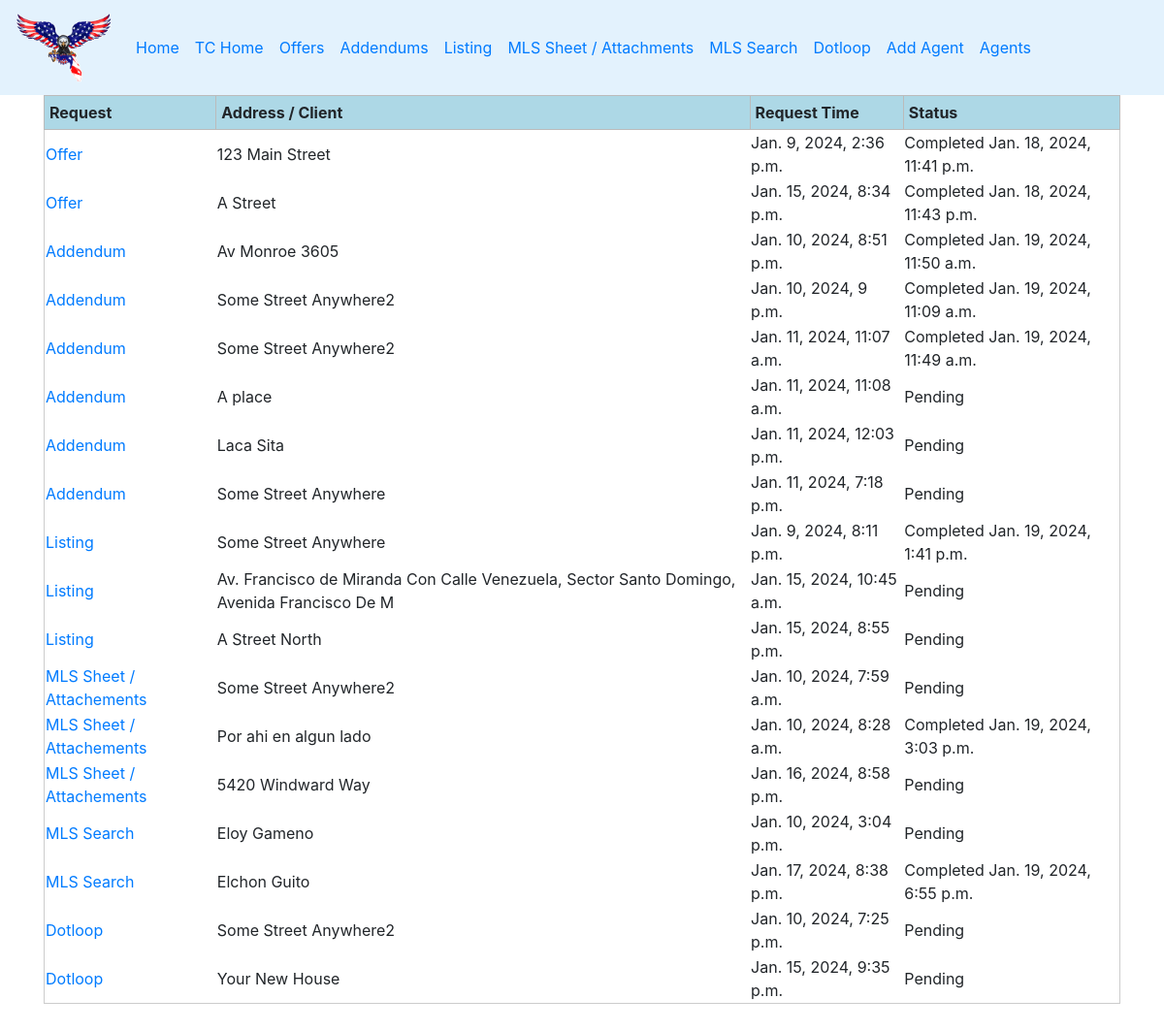
The app's page /Team/agents/1/requested/ (signed in) with its own data.
### Tickets/models.py (models this page shows, shortened)
class CreateOffer(models.Model):
	agent = models.ForeignKey(TeamMembers, on_delete = models.DO_NOTHING, verbose_name = "Agent")
	address = models.CharField(max_length = 100, blank = True, null = True, verbose_name = "Property address for contract")
	buyer_name = models.CharField(max_length = 200, blank = True, null = True, verbose_name = "Buyers’ legal first and last names")
	buyer_email = models.CharField(max_length = 100, blank = True, null = True, verbose_name = "Buyers’ email addresses")
	offer_amount = MoneyField(max_digits = 20, decimal_places = 2, currency_choices=[("USD","US Dollar"),], default_currency = "USD", blank = True, null=True,
	 verbose_name = "Offer Amount")
	escrow_amount = MoneyField(max_digits = 10, decimal_places = 2, currency_choices=[("USD","US Dollar")],blank = True, null=True,
		verbose_name='Escrow Amount')
	financing = models.CharField(max_length = 20, choices = [("Cash","Cash"), ("Conventional","Conventional"),
		("FHA","FHA"), ("VA","VA"), ("Other","Other")], blank = True, null=True, verbose_name = "Fiancing")
	loan_time = models.IntegerField(blank = True, null=True,verbose_name='Period for the loan approval')
	closing = models.DateField(blank = True, null=True,verbose_name='Closing Date')
	inspection_time = models.IntegerField(blank = True, null=True,verbose_name='Inspection Time')
	proof = models.BooleanField(verbose_name = "Email the proof of funds or Pre-approval to admin@militaryvetteam and fischerclosing@gmail.com")
	created = models.DateTimeField(auto_now_add = True)
	completed = models.DateTimeField(null = True)
	completed_by = models.ForeignKey(User, on_delete = models.DO_NOTHING, null = True)

class CreateAddendum(models.Model):
	agent = models.ForeignKey(TeamMembers, on_delete = models.DO_NOTHING, verbose_name = "Agent")
	address = models.CharField(max_length = 100, verbose_name = "Property Address")
	addendum = models.CharField(max_length = 100, choices=[("Repair Addendum", "Repair Addendum"),
		("Closing Date Addendum","Closing Date Addendum"), ("Credit By Seller/Buyer Addendum","Credit By Seller/Buyer Addendum"),
		("Add or Remove Signer", "Add or Remove Signer"), ("Other Addendum", "Other Addendum"),
		("Release and Cancellation","Release and Cancellation")], blank = True, null=True,verbose_name="Addendum")
	four_points = models.TextField(blank = True, null=True, verbose_name = "Which items from the 4-point Inspection Report are to be added?")
	credit_amount = MoneyField(max_digits = 10, decimal_places = 2,currency_choices = [("USD","US Dollar"),],
		blank = True, null=True,verbose_name='Credit Amount')
	inspection_report = models.CharField(max_length = 3, choices = [("Yes","Yes"),("No","No")],blank = True,null=True, verbose_name = "Email the inspection reports to admin@militaryvetteam and fischerclosing@gmail.com")
	new_closing = models.DateField(blank = True, null=True,verbose_name='Closing Date')
	add_remove = models.CharField(max_length = 20, choices = [("Add", "Add"), ("Remove", "Remove")],blank = True, null=True,verbose_name = "Add/Remove")
	buyer_seller = models.CharField(max_length = 20, choices = [("Buyer","Buyer"),("Seller","Seller")], blank = True, null=True,verbose_name = "Buyer/Seller")
	full_name = models.CharField(max_length = 100, blank = True, null=True,verbose_name = "Full Name")
	email = models.CharField(max_length = 100, blank = True, null = True, verbose_name = "Email Address")
	additional = models.TextField(blank = True, null=True,verbose_name = "Additional Terms")
	cancellation_reason = models.CharField(max_length = 100, choices = [("Client changed mind", "Client changed mind"),
		("Inspection Unsatisfactory","Inspection Unsatisfactory" ),("Finance fell through","Finance fell through"),
		("Low Appraisal","Low Appraisal"), ("Other","Other")], null = True, blank = True)
	other = models.CharField(max_length = 100, blank = True, null = True,
		verbose_name = "In case you select 'other' please tell us the reason")
	disbursement = models.CharField(max_length = 100, null = True, blank = True,
		verbose_name = "Disbursement of Escrow Funds")
	created = models.DateTimeField(auto_now_add = True, null = True)
	completed = models.DateTimeField(null = True)
	completed_by = models.ForeignKey(User, on_delete = models.DO_NOTHING, null = True)

class CreateListing(models.Model):
	agent = models.ForeignKey(TeamMembers, on_delete=models.DO_NOTHING, verbose_name = 'Agent')
	address = models.CharField(max_length = 100, verbose_name = "Property Address")
	option = models.CharField(max_length = 100,choices = [("Listing Agreement","Listing Agreement"),
		("ShowingTime+ Photoshoot", "ShowingTime+ Photoshoot"), ("Highnote/CMA", "Highnote/CMA")],
		blank = True, null = True,verbose_name = "Request")
	highnote = models.CharField(max_length = 100, choices = [("Highnote","Highnote"),("CMA","CMA"),
		("Highnote & CMA", "Highnote & CMA")], null = True,blank=True, verbose_name = "Highnote/CMA")
	seller_name = models.CharField(max_length = 100,blank = True, null=True, verbose_name = "Seller Legal Full Name")
	seller_email = models.CharField(max_length = 100,blank = True, null=True, verbose_name = "Seller’s email addresses")
	listing_date = models.DateField(blank = True, null=True,verbose_name = "Listing Date (should be the same as the Live date)")
	listing_expiration = models.DateField(blank = True, null=True,verbose_name = "Listing Expiration Date")
	photoshoot = models.CharField(max_length = 100, blank = True, null = True, verbose_name = "Photoshoot date and time (range) to be scheduled in ShowingTime+")
	person = models.CharField(max_length=100, null=True, blank = True, verbose_name = "Person in Charge")
	contact_info = models.CharField(max_length = 100,blank = True, null=True,verbose_name = "Person in charge's info")
	listing_price = MoneyField(max_digits = 20,blank = True, null=True,decimal_places = 2,currency_choices=[("USD","US Dollar")], verbose_name = "Listing Price")
	ocupancy = models.CharField(max_length = 100,blank = True, null=True, verbose_name = "Property Ocupancy")
	appliances = models.TextField(blank = True, null=True,verbose_name = "Appliances Included")
	lockbox = models.BooleanField(blank = True, null=True,verbose_name = "Use of Lockbox")
	listing_commission = models.CharField(max_length=10,blank = True, null=True, verbose_name = "Listing Agent Commission")
	bothsides_commission = models.CharField(max_length = 10,blank = True, null=True, verbose_name = "Listing Agent commission if he/she brings the buyer")
	otheragent_commission = models.CharField(max_length = 10,blank = True, null=True, verbose_name = "Buyer's Agent Commission")
	mls_fee = MoneyField(max_digits = 6,decimal_places=2,blank = True, null=True,currency_choices=[("USD","US Dollar")], verbose_name = "MLS Fee")
	cancellation_fee = MoneyField(max_digits = 6,blank = True, null=True, decimal_places = 2,currency_choices=[("USD","US Dollar")], verbose_name = "Cancellation Fee")
	broker_fee = MoneyField(max_digits = 6,blank = True, null=True, decimal_places = 2,currency_choices=[("USD","US Dollar")], verbose_name = "Broker fee (if $0.00 it will be charged to the Listing Agent by LPT)")
	created = models.DateTimeField(auto_now_add = True)
	completed = models.DateTimeField(null = True)
	completed_by = models.ForeignKey(User, on_delete = models.DO_NOTHING, null = True)

class CreateMLSsheet(models.Model):
	agent = models.ForeignKey(TeamMembers, on_delete = models.DO_NOTHING, verbose_name = "Agent")
	address = models.CharField(max_length = 100, verbose_name = "Property Address")
	full_name = models.CharField(max_length = 100, blank = True, null=True,verbose_name = "Lead’s name shown on FUB")
	email = models.CharField(max_length = 100, blank = True, null = True, verbose_name = "Email Address")
	attachment = models.CharField(max_length = 100, choices = [("MLS Customer Sheet", "MLS Customer Sheet"),
		("Attachments", "Attachments"),("MLS Customer Sheet & Attachments", "MLS Customer Sheet & Attachments")],
		blank = True, null=True,verbose_name = "Which attachment")
	additional = models.CharField(max_length = 200, blank = True, null=True,verbose_name = "Additional request information")
	created = models.DateTimeField(auto_now_add = True)
	completed = models.DateTimeField(null = True)
	completed_by = models.ForeignKey(User, on_delete = models.DO_NOTHING, null = True)

class CreateSearch(models.Model):
	agent = models.ForeignKey(TeamMembers, on_delete = models.DO_NOTHING, verbose_name = "Agent")
	search = models.TextField(blank = True, null=True, verbose_name = "Criteria of search")
	full_name = models.CharField(max_length = 100, blank = True, null=True,verbose_name = "Lead’s name shown on FUB")
	email = models.CharField(max_length = 100, blank = True, null = True, verbose_name = "Email Address")
	created = models.DateTimeField(auto_now_add = True)
	completed = models.DateTimeField(null = True)
	completed_by = models.ForeignKey(User, on_delete = models.DO_NOTHING, null = True)

class CreateDotloop(models.Model):
	agent = models.ForeignKey(TeamMembers, on_delete = models.DO_NOTHING, verbose_name = "Agent")
	address = models.CharField(max_length = 100, verbose_name = "Property Address")
	inquiry = models.CharField(max_length = 20, choices = [("Commission split","Commission split"),
		("DA not received","DA not received"),("Compliance docs","Compliance docs")], verbose_name = "Inquiry?")
	additional = models.TextField(blank = True, null=True,verbose_name = "Additional details (Explain)")
	created = models.DateTimeField(auto_now_add = True)
	completed = models.DateTimeField(null = True)
	completed_by = models.ForeignKey(User, on_delete = models.DO_NOTHING, null = True)

### TeamMembers/views.py (the view)
# urls.py: path('agents/<int:agent_id>/requested/', views.requested, name = "requested by agent"),
@login_required
def requested(request, agent_id):
	agent = get_object_or_404(TeamMembers, pk = agent_id)
	offers = CreateOffer.objects.filter(agent=agent_id)
	addendums = CreateAddendum.objects.filter(agent=agent_id)
	listings = CreateListing.objects.filter(agent=agent_id)
	mlssheets = CreateMLSsheet.objects.filter(agent=agent_id)
	mls_searches = CreateSearch.objects.filter(agent=agent_id)
	dotloops = CreateDotloop.objects.filter(agent=agent_id)
	return render(request,'requested.html',{'encabezado':f"Requested by {agent.name}",'offers':offers,
					'addendums':addendums,'listings':listings,'mlssheets':mlssheets,'mls_searches':mls_searches,
					'dotloops':dotloops})

### TeamMembers/templates/requested.html
{% extends 'base.html' %}
{% load static %}
{% block content %}
<table style="width: 100%;border-collapse: collapse;">
	<tr bgcolor="#ADD8E6">
		<th style="border: 1px solid #bbb;padding: 5px;">Request</th>
		<th style="border: 1px solid #bbb;padding: 5px;">Address / Client</th>
		<th style="border: 1px solid #bbb;padding: 5px;">Request Time</th>
		<th style="border: 1px solid #bbb;padding: 5px;">Status</th>
	</tr>
		{% for offer in offers %}
		<tr>
		<td><a href="{% url 'offer details' offer.id %}">Offer</a></td>
		<td>{{offer.address}}</td>
		<td>{{offer.created}}</td>
		<td>
			{% if offer.completed %}
			Completed {{offer.completed}}
			{% else %}
			Pending
			{% endif %}
		</td>
		</tr>
		{% endfor %}
		{% for addendum in addendums %}
		<tr>
		<td><a href="{% url 'addendum details' addendum.id %}">Addendum</a></td>
		<td>{{addendum.address}}</td>
		<td>{{addendum.created}}</td>
		<td>
			{% if addendum.completed %}
			Completed {{addendum.completed}}
			{% else %}
			Pending
			{% endif %}
		</td>
		</tr>
		{% endfor %}
		{% for listing in listings %}
		<tr>
		<td><a href="{% url 'listing details' listing.id %}">Listing</a></td>
		<td>{{listing.address}}</td>
		<td>{{listing.created}}</td>
		<td>
			{% if listing.completed %}
			Completed {{listing.completed}}
			{% else %}
			Pending
			{% endif %}
		</td>
		</tr>
		{% endfor %}
		{% for mlssheet in mlssheets %}
		<tr>
		<td><a href="{% url 'mlssheet details' mlssheet.id %}">MLS Sheet / Attachements</a></td>
		<td>{{mlssheet.address}}</td>
		<td>{{mlssheet.created}}</td>
		<td>
			{% if mlssheet.completed %}
			Completed {{mlssheet.completed}}
			{% else %}
			Pending
			{% endif %}
		</td>
		</tr>
		{% endfor %}
		{% for mls_search in mls_searches %}
		<tr>
		<td><a href="{% url 'mlssearch details' mls_search.id %}">MLS Search</a></td>
		<td>{{mls_search.full_name}}</td>
		<td>{{mls_search.created}}</td>
		<td>
			{% if mls_search.completed %}
			Completed {{mls_search.completed}}
			{% else %}
			Pending
			{% endif %}
		</td>
		</tr>
		{% endfor %}
		{% for dotloop in dotloops %}
		<tr>
		<td><a href="{% url 'dotloop details' dotloop.id %}">Dotloop</a></td>
		<td>{{dotloop.address}}</td>
		<td>{{dotloop.created}}</td>
		<td>
			{% if dotloop.completed %}
			Completed {{dotloop.cpmpleted}}
			{% else %}
			Pending
			{% endif %}
		</td>
		</tr>
		{% endfor %}
</table>
<br>
<br>
{% endblock %}

### Tickets/templates/base.html (shortened to what this page needs)
<!DOCTYPE html>
<html lang="en">
<head>
	{% load static %}
	<link rel="stylesheet" href="https://cdn.jsdelivr.net/npm/bootstrap@4.6.2/dist/css/bootstrap.min.css">
	<link rel="stylesheet" type="text/css" href="{% static 'css/estilos.css' %}">
</head>
<body>
	{% include 'navbar.html' %}
	<div class="container">
		{% block content %}
		{% endblock %}
	</div>
</body>
</html>

### Tickets/templates/navbar.html
{% load static %}
<nav class="navbar navbar-expand"  style="background-color: #e3f2fd;">
  <div class="container-fluid">
    <a class="navbar-brand" href="#">
      <img src="{% static 'img/aguila.png' %}" width="100px" alt="eagle">
    </a>
    <div class="collapse navbar-collapse" id="navbarNav">
      <ul class="navbar-nav">
        <li class="nav-item">
          <a class="nav-link" href="{% url 'home' %}">Home</a>
        </li>
        {% if user.is_authenticated %}
        <li class="nav-item">
          <a class="nav-link" href="{% url 'TC home' %}">TC Home</a>
        </li>
        <li class="nav-item">
          <a class="nav-link" href="{% url 'pending offers' %}">Offers</a>
        </li>
        <li class="nav-item">
          <a class="nav-link" href="{% url 'pending addendums' %}">Addendums</a>
        </li>
        <li>
          <a class="nav-link" href="{% url 'pending listings' %}">Listing</a>
        </li>
        <li>
          <a class="nav-link" href="{% url 'pending mlssheet' %}">MLS Sheet / Attachments</a>
        </li>
        <li>
          <a class="nav-link" href="{% url 'pending mlssearch' %}">MLS Search</a>
        </li>
        <li>
          <a class="nav-link" href="{% url 'pending dotloop' %}">Dotloop</a>
        </li>
        <li class="nav-item">
          <a class="nav-link" href="{% url 'add agent' %}">Add Agent</a>
        </li>
        <li class="nav-item">
          <a class="nav-link" href="{% url 'agents' %}">Agents</a>
        </li>
        {% endif %}
      </ul>
    </div>
  </div>
</nav>

### static/css/estilos.css (style rules this page uses)
body { background-image:url('https://yt3.googleusercontent.com/WSwBQpgZ-93Mobr4KeA1Y9v4qjpHbxNfNuQ6kH4bukLgl4p-4IgpVFDB-Hf0eQV7XykQORkg=s900-c-k-c0x00ffffff-no-rj') ; background-size: cover; background-position: 20% 20%; }
.signup-container, .card, .card-body, .form, .form-group, .details, table { border: 1px solid #ccc; border-radius: 20px; padding: 10px; justify-content: center; }
.signup-container, .form, .form-group, .details, .block, table { background-color: rgba(255, 255, 255, 0.5); backdrop-filter: blur(15px); }

### records on screen
CreateOffer: address "123 Main Street", created "Jan. 9, 2024, 2:36 p.m.", completed "Jan. 18, 2024, 11:41 p.m."
CreateOffer: address "A Street", created "Jan. 15, 2024, 8:34 p.m.", completed "Jan. 18, 2024, 11:43 p.m."
CreateAddendum: address "Av Monroe 3605", created "Jan. 10, 2024, 8:51 p.m.", completed "Jan. 19, 2024, 11:50 a.m."
CreateAddendum: address "Some Street Anywhere2", created "Jan. 10, 2024, 9 p.m.", completed "Jan. 19, 2024, 11:09 a.m."
CreateAddendum: address "Some Street Anywhere2", created "Jan. 11, 2024, 11:07 a.m.", completed "Jan. 19, 2024, 11:49 a.m."
CreateAddendum: address "A place", created "Jan. 11, 2024, 11:08 a.m.", shows "Pending"
CreateAddendum: address "Laca Sita", created "Jan. 11, 2024, 12:03 p.m.", shows "Pending"
CreateAddendum: address "Some Street Anywhere", created "Jan. 11, 2024, 7:18 p.m.", shows "Pending"
CreateListing: address "Some Street Anywhere", created "Jan. 9, 2024, 8:11 p.m.", completed "Jan. 19, 2024, 1:41 p.m."
CreateListing: address "Av. Francisco de Miranda Con Calle Venezuela, Sector Santo Domingo, Avenida Francisco De M", created "Jan. 15, 2024, 10:45 a.m.", shows "Pending"
CreateListing: address "A Street North", created "Jan. 15, 2024, 8:55 p.m.", shows "Pending"
CreateMLSsheet: address "Some Street Anywhere2", created "Jan. 10, 2024, 7:59 a.m.", shows "Pending"
CreateMLSsheet: address "Por ahi en algun lado", created "Jan. 10, 2024, 8:28 a.m.", completed "Jan. 19, 2024, 3:03 p.m."
CreateMLSsheet: address "5420 Windward Way", created "Jan. 16, 2024, 8:58 p.m.", shows "Pending"
CreateSearch: full_name "Eloy Gameno", created "Jan. 10, 2024, 3:04 p.m.", shows "Pending"
CreateSearch: full_name "Elchon Guito", created "Jan. 17, 2024, 8:38 p.m.", completed "Jan. 19, 2024, 6:55 p.m."
CreateDotloop: address "Some Street Anywhere2", created "Jan. 10, 2024, 7:25 p.m.", shows "Pending"
CreateDotloop: address "Your New House", created "Jan. 15, 2024, 9:35 p.m.", shows "Pending"
